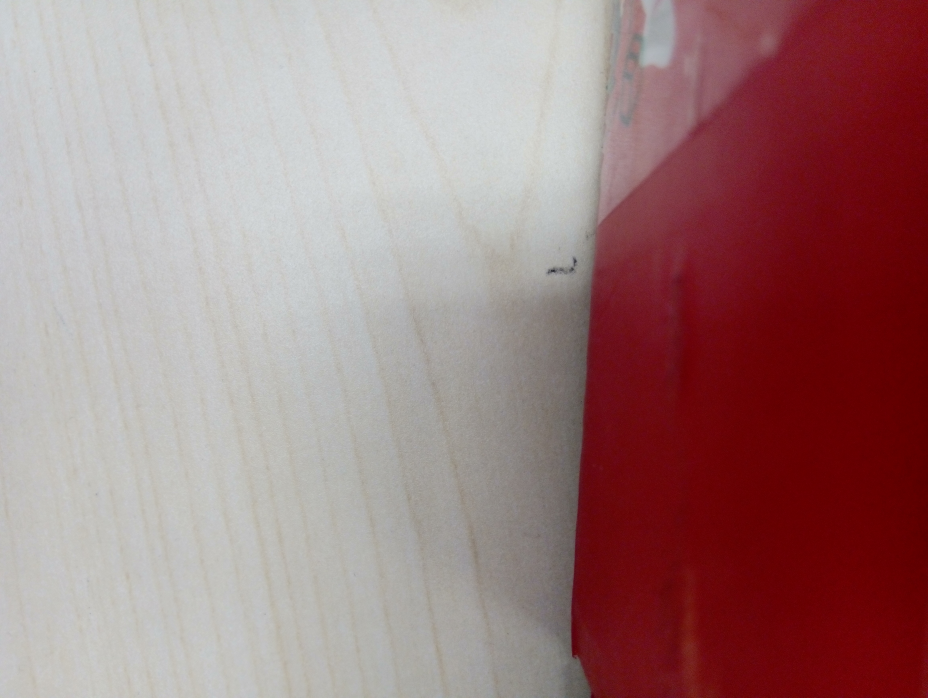
#> input picture Camera/IMG_20100124_044458.jpg, 4640 x 3488 px, found by its file name (shown at 1/5 size); its folder holds only this picture in this run
$ python batchImage.py
#> lines starting #> are read from the running program, lines starting #| are printed output that depends on the picture
from PIL import Image
from PIL import ImageEnhance
import cv2
from pytesseract import image_to_string
import os
rawPath = 'D:\\test\\Camera'
resultPath = 'D:\\test\\result\\Processed'

def processImage(scourcePath,savePath,area):
#> called with scourcePath = 'D:\\test\\Camera\\IMG_20100124_044458.jpg', area = (1297, 271, 2597, 1197)
   image = Image.open(scourcePath)
#> image is the input picture: PIL image 4640x3488 RGB; mean R, G, B 160.2, 126.5, 127.2
   #image = image.convert('1')
   print('We are processing Image')
   image = image.convert('L')
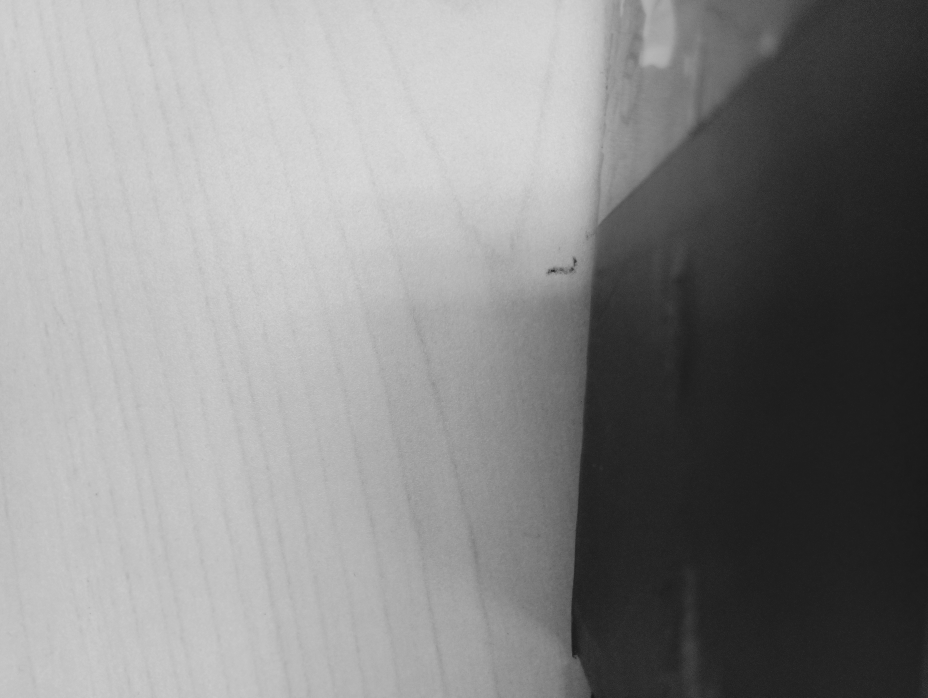
#> image: PIL image 4640x3488 L (shown at 1/5 size); min 1, max 254, mean 136.6
   #area = (300, 300, 1889, 1889) #(left,top,right,bottom)
   image = image.crop(area)
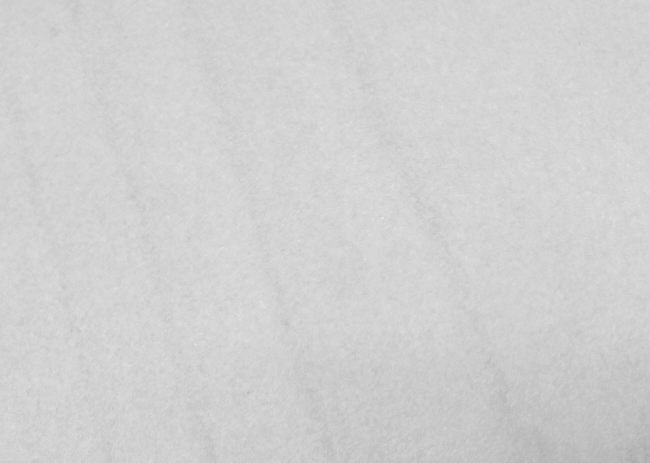
#> image: PIL image 1300x926 L (shown at 1/2 size); min 166, max 251, mean 208.5
   enhancer = ImageEnhance.Contrast(image)
   newImage = enhancer.enhance(1).save(savePath,dpi=(300,300))
   return newImage

# [5 lines of commented-out code are left out]

for file in os.listdir(rawPath):
    imagePath = rawPath + '\\' + file
    savePath = resultPath + '\\' + file
    #donePath = finalPath + '\\' + file
    #area = (1297, 241, 2897, 1497) # smallest area  15/18
    area = (1297, 261, 2597, 1197)  #16/18 including Contact
    area = (1297, 271, 2597, 1197)  # 16/18
    #area = (1297, 241, 2897, 2209) # big area 12/18
    processImage(imagePath,savePath,area)
    #cropImage(savePath,donePath)
    print (image_to_string(Image.open(savePath), lang='eng'))
#> (this line was passed over: pytesseract is not available in this run)

$ run again, on Camera/IMG_20100125_235414.jpg
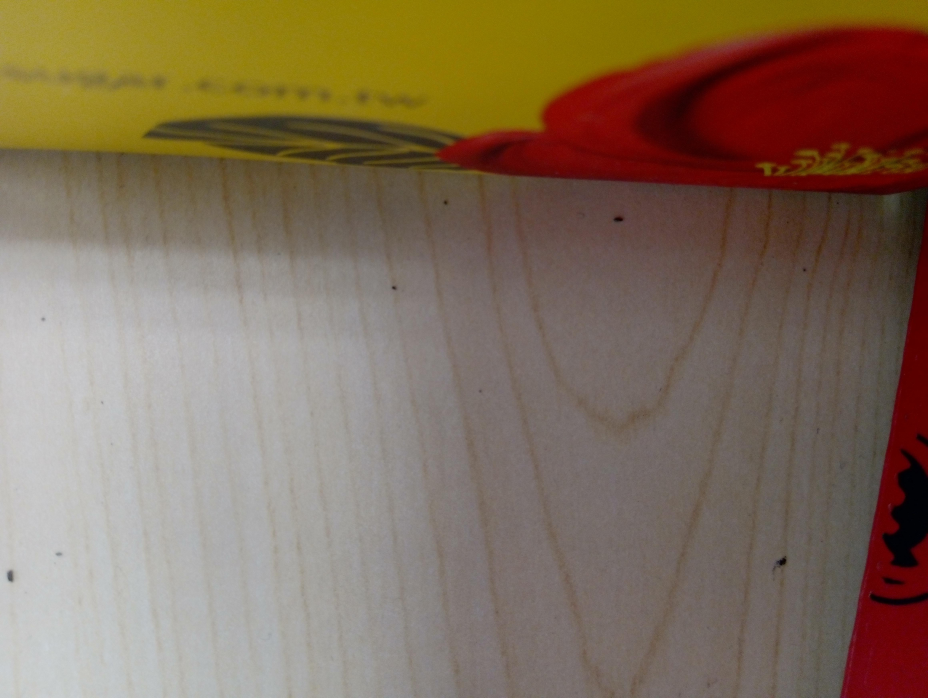
#> input picture Camera/IMG_20100125_235414.jpg, 4640 x 3488 px, found by its file name (shown at 1/5 size)
#> in processImage, image is the input picture: PIL image 4640x3488 RGB; mean R, G, B 130.1, 110.8, 91
#> in processImage, `image = image.convert('L')`:
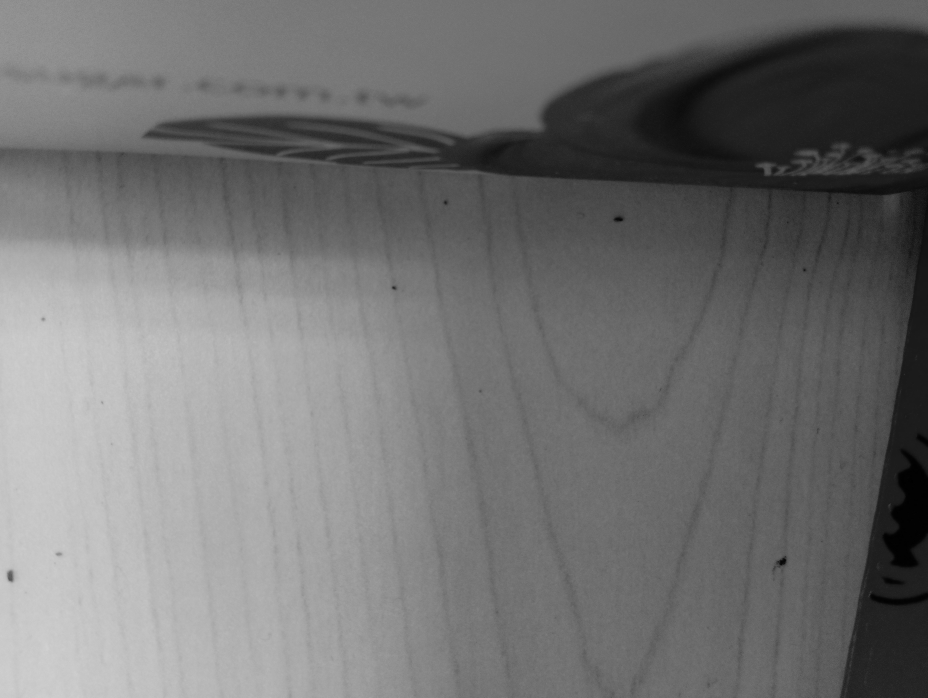
#> image: PIL image 4640x3488 L (shown at 1/5 size); min 0, max 215, mean 114.3
#> in processImage, `image = image.crop(area)`:
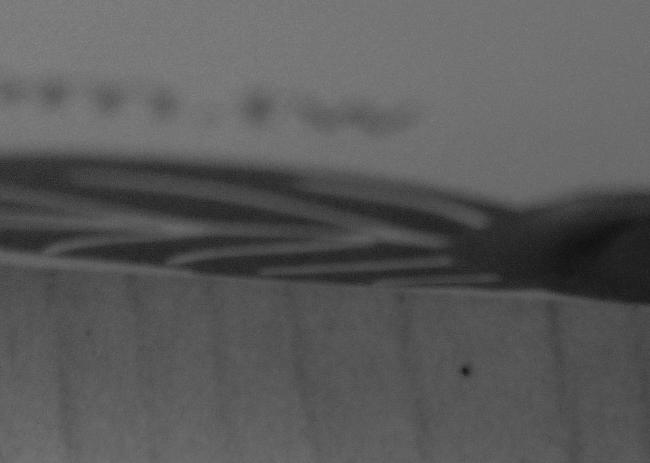
#> image: PIL image 1300x926 L (shown at 1/2 size); min 13, max 142, mean 89.8
